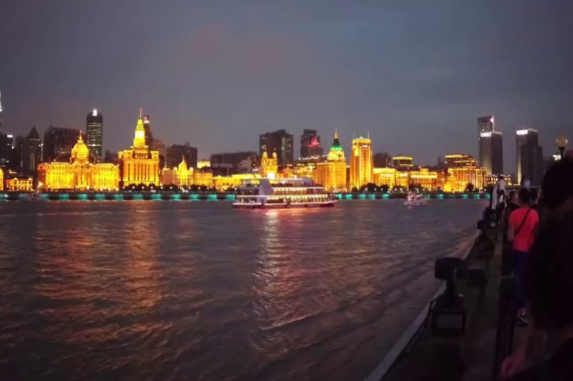
#> input picture images/1_pair_1.png, 573 x 381 px
$ python img_resizer.py ../images out
#> lines starting #> are read from the running program, lines starting #| are printed output that depends on the picture
import os
import sys
from PIL import Image


def resize_image(input_path, output_path, size):
    """Resizes the image and saves it to the output path."""
#> called with input_path = '../images/1_pair_1.png', output_path = 'out/1_pair_1.png', size = (1008, 567)
    with Image.open(input_path) as img:
        # Resize the image
#> img is the input picture: PIL image 573x381 RGB; mean R, G, B 86.1, 70.9, 71.3
        img = img.resize(size)
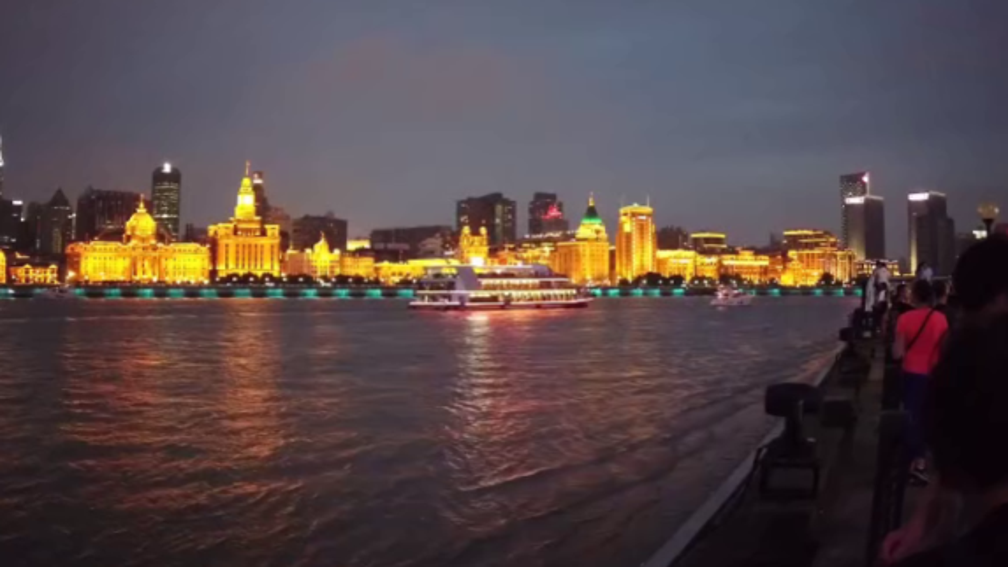
#> img: PIL image 1008x567 RGB; mean R, G, B 86.1, 70.9, 71.3
        # Create the output directory if it doesn't exist
        os.makedirs(os.path.dirname(output_path), exist_ok=True)
        # Save the resized image
        img.save(output_path)
        print(f"Saved resized image to {output_path}")

def process_images(input_dir, output_dir, size):
    """Recursively processes all images in the input directory."""
    for root, dirs, files in os.walk(input_dir):
        print(files)
        for file in files:
            if file.lower().endswith(('.png', '.jpg', '.jpeg', '.gif', '.bmp')):
                input_path = os.path.join(root, file)

                # Create the relative path for the output
                relative_path = os.path.relpath(input_path, input_dir)
                output_path = os.path.join(output_dir, relative_path)

                # Resize the image and save it
                resize_image(input_path, output_path, size)

if len(sys.argv) < 3:
    exit(1)

# Input and output directories
input_directory = sys.argv[1]  # Folder with the original images
output_directory = sys.argv[2]  # Folder to save resized images

# Set the desired size (width, height)
new_size = (1008, 567)

# Start processing images
process_images(input_directory, output_directory, new_size)

$ run again, on images/2_pair_1.png
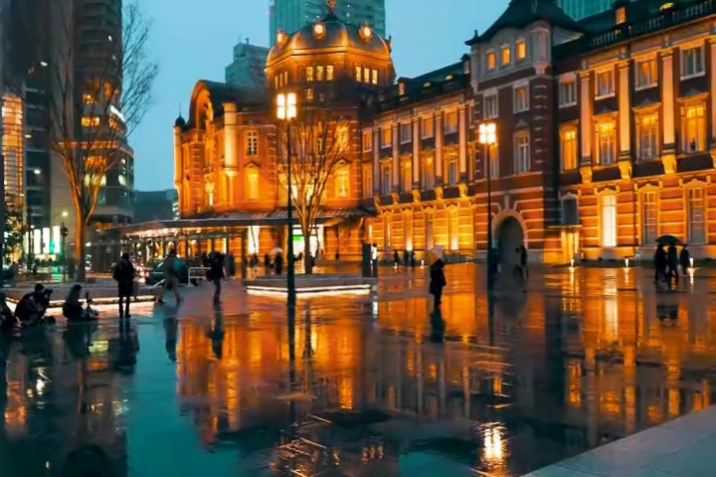
#> input picture images/2_pair_1.png, 716 x 477 px
#> in resize_image, img is the input picture: PIL image 716x477 RGB; mean R, G, B 102.6, 82.6, 59.9
#> in resize_image, `img = img.resize(size)`:
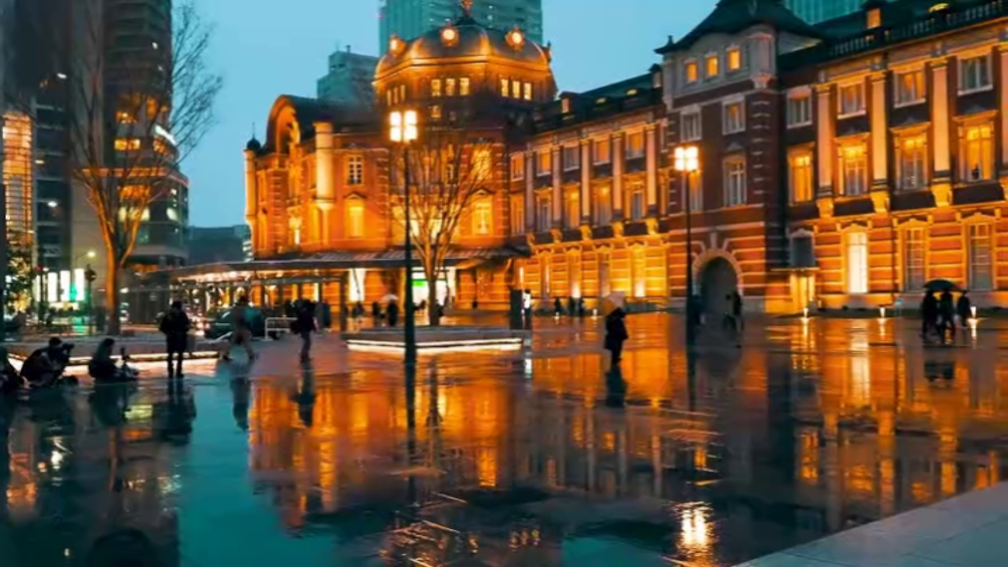
#> img: PIL image 1008x567 RGB; mean R, G, B 102.6, 82.6, 59.9

$ run again, on images/2_pair_2.png
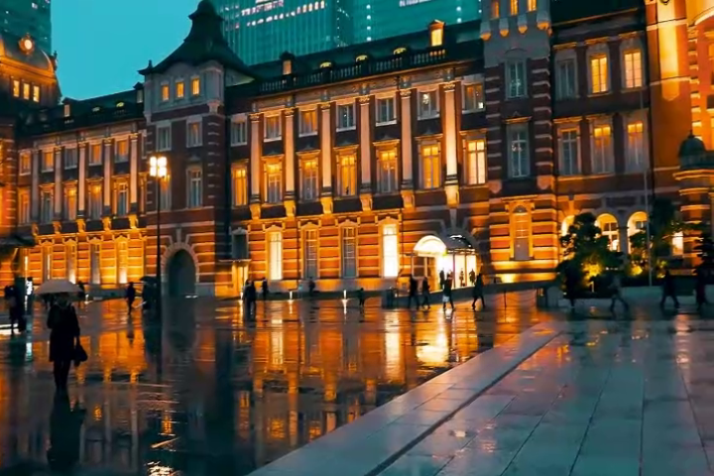
#> input picture images/2_pair_2.png, 714 x 476 px
#> in resize_image, img is the input picture: PIL image 714x476 RGB; mean R, G, B 91, 77.3, 58.8
#> in resize_image, `img = img.resize(size)`:
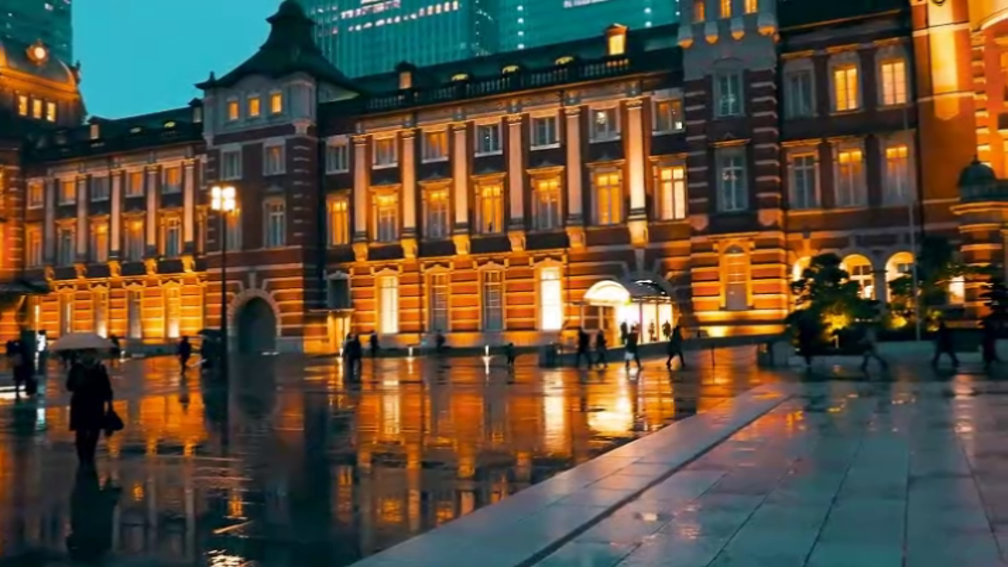
#> img: PIL image 1008x567 RGB; mean R, G, B 91, 77.3, 58.8

$ run again, on images/3_pair_1.png
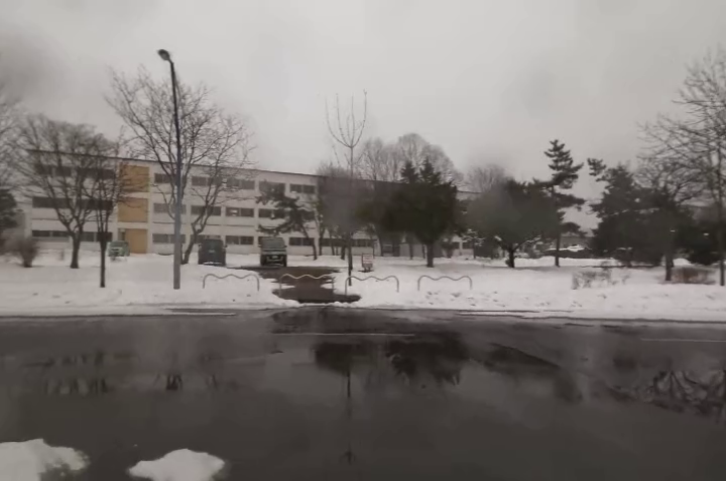
#> input picture images/3_pair_1.png, 726 x 481 px
#> in resize_image, img is the input picture: PIL image 726x481 RGB; mean R, G, B 125.7, 120.6, 117.6
#> in resize_image, `img = img.resize(size)`:
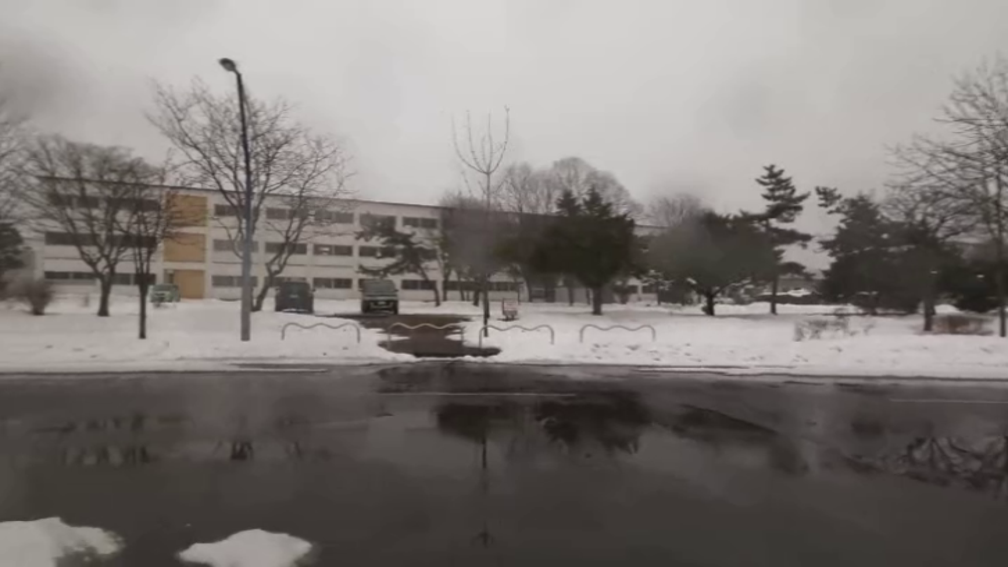
#> img: PIL image 1008x567 RGB; mean R, G, B 125.7, 120.6, 117.6
